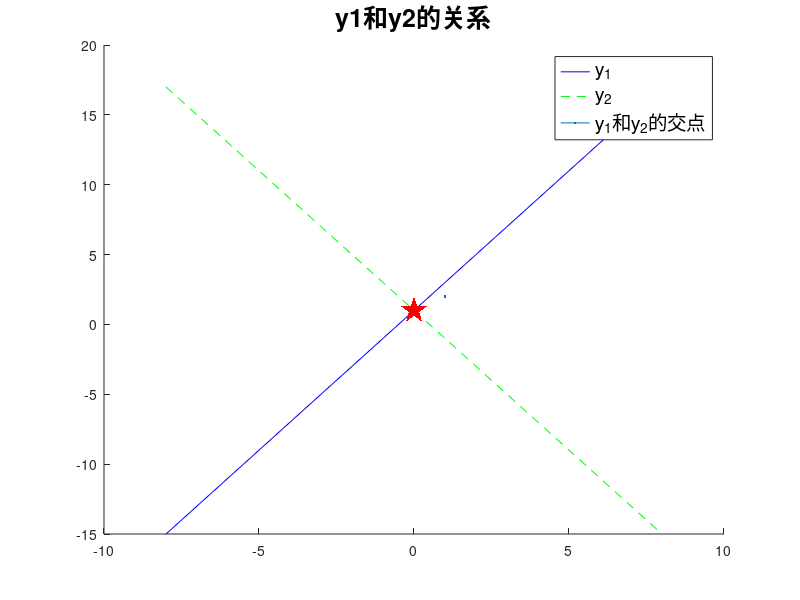

Write the MATLAB code that produced this figure. (Note: this script raises an error after producing the figure.)
%% 题目1

clear;clc;clf;
x = -8:1:8;
y1 = 2*x + 1;
y2 = -2*x + 1;
hold on
plot(x, y1, '-b', x, y2, '--g', LineWidth=2)
com_x = x(y1==y2);
com_y = y1(y1==y2);
scatter(com_x, com_y, 400,'r', 'filled', 'pentagram')
hold off
title("y1和y2的关系", "FontSize",18)
legend('y_{1}', 'y_{2}', 'y_1和y_2的交点', 'fontsize', 14)

text(-4, -9, '\leftarrow y_1', FontSize=18)
text(-4, 11, "\leftarrow y_2", FontSize=18)

%% 题目2

clear;clc;
t = 0:0.01:20;
V0 = 100; g = 9.8; % 已知量

theta = [pi/2, pi/4, pi/6];
hs = t .* 100 .* cos(theta.');
vs = t .* 100 .* sin(theta.') - 0.5 * g .* t .* t;

figure()
plot(hs(1, :), vs(1, :), '-r', hs(2, :), vs(2, :), '--b' ...
    ,hs(3,:), vs(3,:), ':g',LineWidth=2)
xlabel('水平位移', 'FontSize',14)
ylabel('垂直位移', 'FontSize',14)
xlim([-100, max(hs(3, :)) + 100])
legend('\theta=90^\circ', '\theta=45^\circ', '\theta=30^\circ')

% 2
figure()
[X, Y] = meshgrid(theta, t);
hs_2 = Y .* 100 .* cos(X);
vs_2 = Y .* 100 .* sin(X) - 0.5 * g .* Y .* Y;
plot(hs_2, vs_2, LineWidth=2)
xlabel('水平位移', 'FontSize',14)
ylabel('垂直位移', 'FontSize',14)
xlim([-100, max(hs(3, :)) + 100])
legend('\theta=90^\circ', '\theta=45^\circ', '\theta=30^\circ')

%% 题目3
clear;clc;

x = 0:pi/100:20*pi;
y = x .* sin(x);
z = x .* cos(x);

% 1
figure()
plot(x, y, LineWidth=2)
title('X-Y关系图')
xlabel('X')
ylabel('Y')
% 2
figure()
polarplot(x, y, LineWidth=2)
% 3
figure()
plot3(x, y, z, LineWidth=2)
xlim([-10, 80])

%% 题目4



